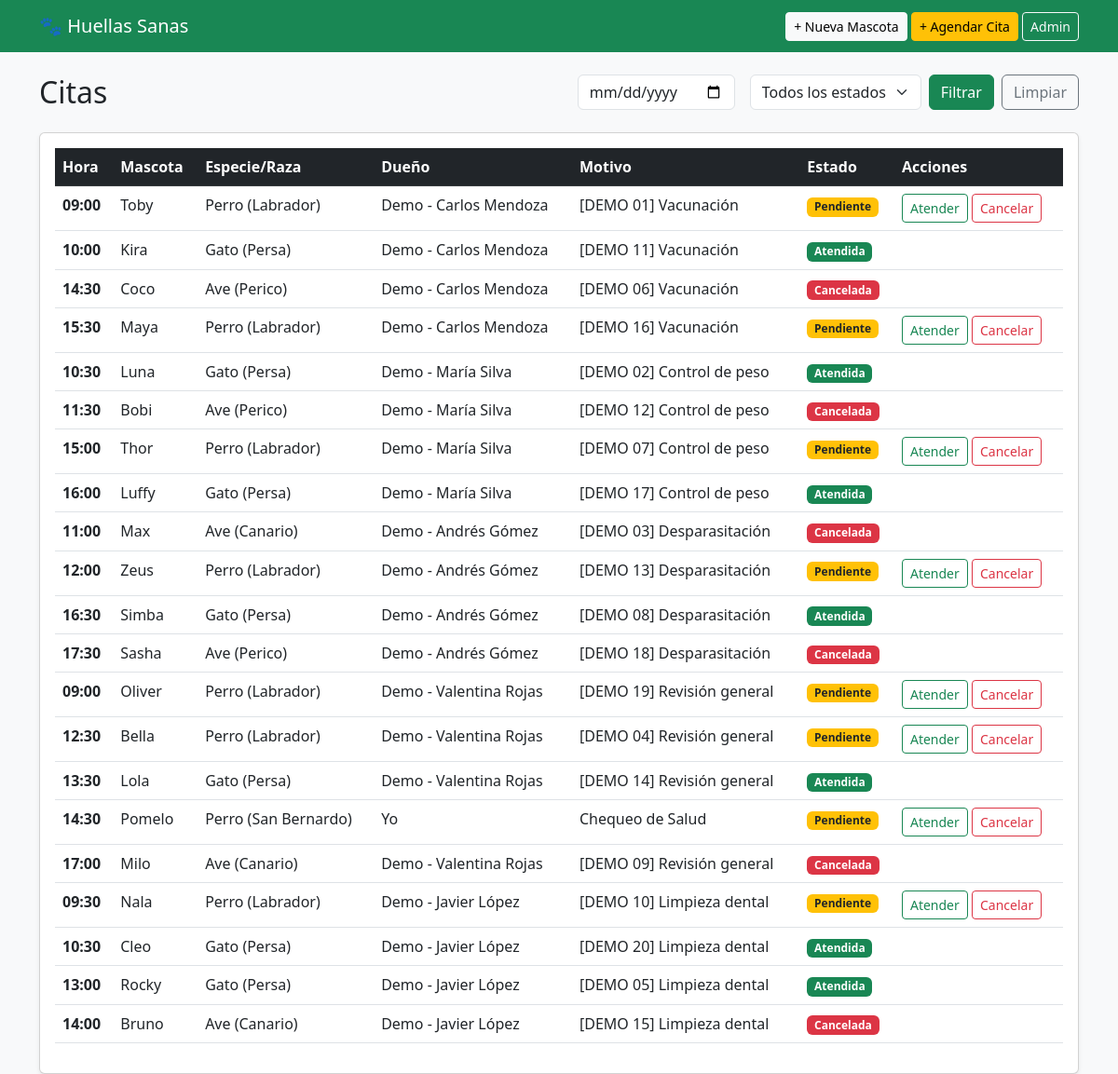
The page / on the database its author committed.
### citas/models.py (models this page shows, shortened)
class Cita(models.Model):
    ESTADO_CHOICES = [
        ('pendiente', 'Pendiente'),
        ('atendida', 'Atendida'),
        ('cancelada', 'Cancelada'),
    ]
    mascota = models.ForeignKey(Mascota, on_delete=models.CASCADE, related_name='citas', verbose_name="Mascota")
    fecha = models.DateField(verbose_name="Fecha de la Cita")
    hora = models.TimeField(verbose_name="Hora de la Cita")
    motivo = models.TextField(verbose_name="Motivo de Consulta")
    estado = models.CharField(max_length=20, choices=ESTADO_CHOICES, default='pendiente', verbose_name="Estado")

class Mascota(models.Model):
    ESPECIE_CHOICES = [
        ('Perro', 'Perro'),
        ('Gato', 'Gato'),
        ('Ave', 'Ave'),
        ('Otro', 'Otro'),
    ]
    nombre = models.CharField(max_length=100, verbose_name="Nombre de la Mascota")
    especie = models.CharField(max_length=50, choices=ESPECIE_CHOICES, verbose_name="Especie")
    raza = models.CharField(max_length=100, verbose_name="Raza")
    nombre_dueno = models.CharField(max_length=150, verbose_name="Nombre del Dueño")
    telefono_dueno = models.CharField(max_length=20, blank=True, null=True, verbose_name="Teléfono del Dueño")

### citas/views.py (the view)
# urls.py: path('', views.index, name='index'),
def index(request):
    fecha_filtro = request.GET.get('fecha', '')
    estado_filtro = request.GET.get('estado', '')
    citas = Cita.objects.all()
    if fecha_filtro:
        citas = citas.filter(fecha=fecha_filtro)
    if estado_filtro:
        citas = citas.filter(estado=estado_filtro)
    citas = citas.order_by('fecha', 'hora')
    return render(request, 'index.html', {
        'citas': citas,
        'fecha_filtro': fecha_filtro,
        'estado_filtro': estado_filtro,
        'estados': Cita.ESTADO_CHOICES,
    })

### citas/templates/index.html (shortened to what this page needs)
<!DOCTYPE html>
<html lang="es">
<head>
    <link href="https://cdn.jsdelivr.net/npm/bootstrap@5.3.0/dist/css/bootstrap.min.css" rel="stylesheet">
</head>
<body class="bg-light">
    <nav class="navbar navbar-dark bg-success mb-4">
        <div class="container">
            <a class="navbar-brand" href="{% url 'index' %}">🐾 Huellas Sanas</a>
            <div>
                <a href="{% url 'registrar_mascota' %}" class="btn btn-light btn-sm">+ Nueva Mascota</a>
                <a href="{% url 'crear_cita' %}" class="btn btn-warning btn-sm">+ Agendar Cita</a>
                <a href="/admin/" class="btn btn-outline-light btn-sm">Admin</a>
            </div>
        </div>
    </nav>
    <div class="container">
        <div class="row mb-3">
            <div class="col-md-6"><h2>Citas</h2></div>
            <div class="col-md-6 text-end">
                <form method="GET" class="d-flex justify-content-end gap-2">
                    <input type="date" name="fecha" value="{{ fecha_filtro }}" class="form-control w-auto me-2">
                    <select name="estado" class="form-select w-auto">
                        <option value="">Todos los estados</option>
                    </select>
                    <button type="submit" class="btn btn-success">Filtrar</button>
                    <a href="{% url 'index' %}" class="btn btn-outline-secondary">Limpiar</a>
                </form>
            </div>
        </div>
        <div class="card shadow-sm"><div class="card-body">
            <table class="table table-hover">
                <thead class="table-dark">
                    <tr><th>Hora</th><th>Mascota</th><th>Especie/Raza</th><th>Dueño</th><th>Motivo</th><th>Estado</th><th>Acciones</th></tr>
                </thead>
                <tbody>
                    {% for cita in citas %}
                    <tr>
                        <td><strong>{{ cita.hora|time:"H:i" }}</strong></td>
                        <td>{{ cita.mascota.nombre }}</td>
                        <td>{{ cita.mascota.especie }} ({{ cita.mascota.raza }})</td>
                        <td>{{ cita.mascota.nombre_dueno }}</td>
                        <td>{{ cita.motivo }}</td>
                        <td>
                            {% if cita.estado == 'pendiente' %}<span class="badge bg-warning text-dark">Pendiente</span>
                            {% elif cita.estado == 'atendida' %}<span class="badge bg-success">Atendida</span>
                            {% else %}<span class="badge bg-danger">Cancelada</span>{% endif %}
                        </td>
                        <td>
                            {% if cita.estado == 'pendiente' %}
                                <a href="{% url 'cambiar_estado_cita' cita.id 'atendida' %}" class="btn btn-sm btn-outline-success">Atender</a>
                                <a href="{% url 'cambiar_estado_cita' cita.id 'cancelada' %}" class="btn btn-sm btn-outline-danger">Cancelar</a>
                            {% endif %}
                        </td>
                    </tr>
                    {% empty %}
                    <tr><td colspan="7" class="text-center text-muted py-4">No hay citas que coincidan con los filtros.</td></tr>
                    {% endfor %}
                </tbody>
            </table>
        </div></div>
    </div>
</body>
</html>

### rows shown on the page
Cita: hora "09:00", mascota.nombre "Toby", mascota.especie "Perro", mascota.raza "Labrador", mascota.nombre_dueno "Demo - Carlos Mendoza", motivo "[DEMO 01] Vacunación", estado "Pendiente"
Cita: hora "10:00", mascota.nombre "Kira", mascota.especie "Gato", mascota.raza "Persa", mascota.nombre_dueno "Demo - Carlos Mendoza", motivo "[DEMO 11] Vacunación", estado "Atendida"
Cita: hora "14:30", mascota.nombre "Coco", mascota.especie "Ave", mascota.raza "Perico", mascota.nombre_dueno "Demo - Carlos Mendoza", motivo "[DEMO 06] Vacunación", estado "Cancelada"
Cita: hora "15:30", mascota.nombre "Maya", mascota.especie "Perro", mascota.raza "Labrador", mascota.nombre_dueno "Demo - Carlos Mendoza", motivo "[DEMO 16] Vacunación", estado "Pendiente"
Cita: hora "10:30", mascota.nombre "Luna", mascota.especie "Gato", mascota.raza "Persa", mascota.nombre_dueno "Demo - María Silva", motivo "[DEMO 02] Control de peso", estado "Atendida"
Cita: hora "11:30", mascota.nombre "Bobi", mascota.especie "Ave", mascota.raza "Perico", mascota.nombre_dueno "Demo - María Silva", motivo "[DEMO 12] Control de peso", estado "Cancelada"
Cita: hora "15:00", mascota.nombre "Thor", mascota.especie "Perro", mascota.raza "Labrador", mascota.nombre_dueno "Demo - María Silva", motivo "[DEMO 07] Control de peso", estado "Pendiente"
Cita: hora "16:00", mascota.nombre "Luffy", mascota.especie "Gato", mascota.raza "Persa", mascota.nombre_dueno "Demo - María Silva", motivo "[DEMO 17] Control de peso", estado "Atendida"
Cita: hora "11:00", mascota.nombre "Max", mascota.especie "Ave", mascota.raza "Canario", mascota.nombre_dueno "Demo - Andrés Gómez", motivo "[DEMO 03] Desparasitación", estado "Cancelada"
Cita: hora "12:00", mascota.nombre "Zeus", mascota.especie "Perro", mascota.raza "Labrador", mascota.nombre_dueno "Demo - Andrés Gómez", motivo "[DEMO 13] Desparasitación", estado "Pendiente"
Cita: hora "16:30", mascota.nombre "Simba", mascota.especie "Gato", mascota.raza "Persa", mascota.nombre_dueno "Demo - Andrés Gómez", motivo "[DEMO 08] Desparasitación", estado "Atendida"
Cita: hora "17:30", mascota.nombre "Sasha", mascota.especie "Ave", mascota.raza "Perico", mascota.nombre_dueno "Demo - Andrés Gómez", motivo "[DEMO 18] Desparasitación", estado "Cancelada"
Cita: hora "09:00", mascota.nombre "Oliver", mascota.especie "Perro", mascota.raza "Labrador", mascota.nombre_dueno "Demo - Valentina Rojas", motivo "[DEMO 19] Revisión general", estado "Pendiente"
Cita: hora "12:30", mascota.nombre "Bella", mascota.especie "Perro", mascota.raza "Labrador", mascota.nombre_dueno "Demo - Valentina Rojas", motivo "[DEMO 04] Revisión general", estado "Pendiente"
Cita: hora "13:30", mascota.nombre "Lola", mascota.especie "Gato", mascota.raza "Persa", mascota.nombre_dueno "Demo - Valentina Rojas", motivo "[DEMO 14] Revisión general", estado "Atendida"
Cita: hora "14:30", mascota.nombre "Pomelo", mascota.especie "Perro", mascota.raza "San Bernardo", mascota.nombre_dueno "Yo", motivo "Chequeo de Salud", estado "Pendiente"
Cita: hora "17:00", mascota.nombre "Milo", mascota.especie "Ave", mascota.raza "Canario", mascota.nombre_dueno "Demo - Valentina Rojas", motivo "[DEMO 09] Revisión general", estado "Cancelada"
Cita: hora "09:30", mascota.nombre "Nala", mascota.especie "Perro", mascota.raza "Labrador", mascota.nombre_dueno "Demo - Javier López", motivo "[DEMO 10] Limpieza dental", estado "Pendiente"
Cita: hora "10:30", mascota.nombre "Cleo", mascota.especie "Gato", mascota.raza "Persa", mascota.nombre_dueno "Demo - Javier López", motivo "[DEMO 20] Limpieza dental", estado "Atendida"
Cita: hora "13:00", mascota.nombre "Rocky", mascota.especie "Gato", mascota.raza "Persa", mascota.nombre_dueno "Demo - Javier López", motivo "[DEMO 05] Limpieza dental", estado "Atendida"
Cita: hora "14:00", mascota.nombre "Bruno", mascota.especie "Ave", mascota.raza "Canario", mascota.nombre_dueno "Demo - Javier López", motivo "[DEMO 15] Limpieza dental", estado "Cancelada"
